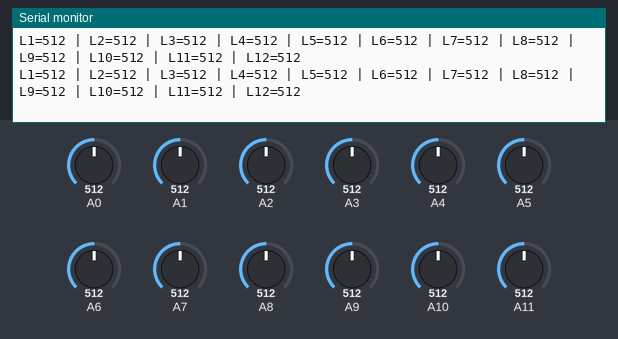
A sketch run on a simulated Arduino Mega 2560, built with avr-gcc and run on an emulated ATmega2560. Parts: the last lines printed to the serial monitor. The inputs (shaded band) are chosen by the test bench; at power-on: A0 = 512, A1 = 512, A2 = 512, A3 = 512, A4 = 512, A5 = 512, A6 = 512, A7 = 512, A8 = 512, A9 = 512, A10 = 512, A11 = 512.

Above: at 1.2 s.
1.3 s: A0 set to 716
At 1.36 s:
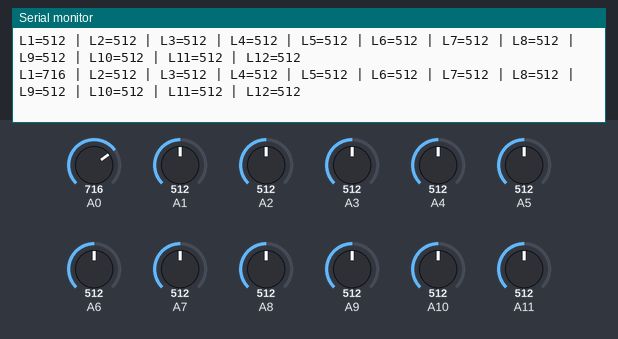
4.3 s: A1 set to 716
At 4.3 s:
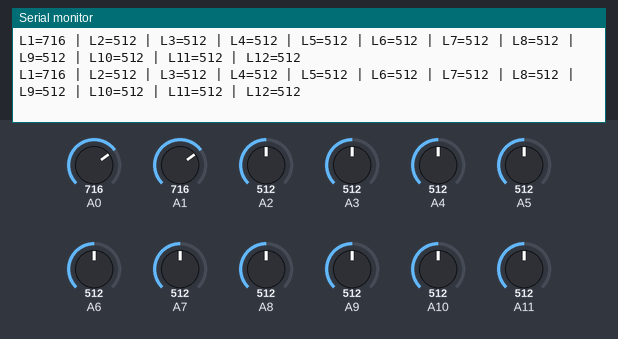
5.8 s: A2 set to 716
At 5.8 s:
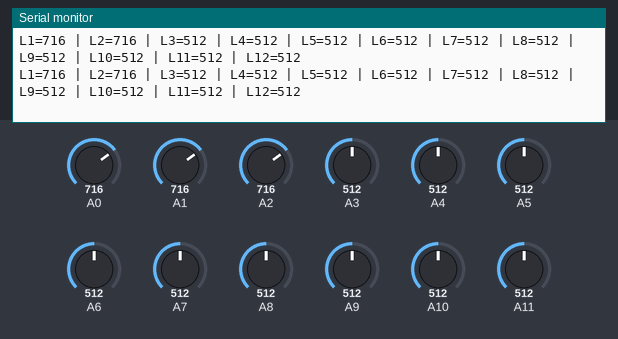
7.3 s: A3 set to 716
At 7.3 s:
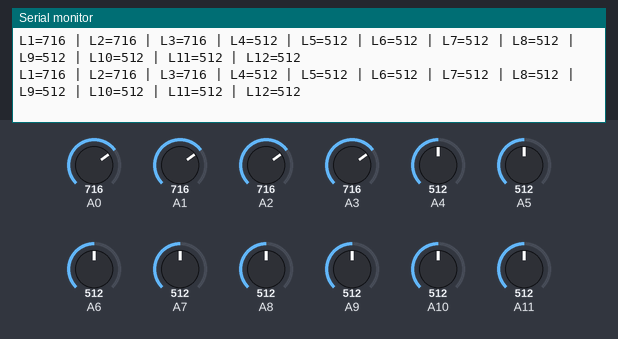
8.8 s: A4 set to 716
At 8.8 s:
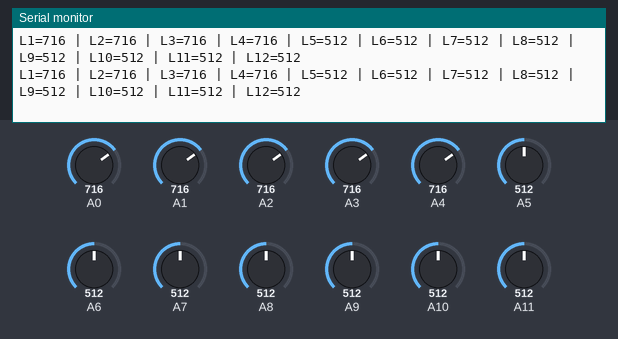
10.3 s: A5 set to 716
At 10.35 s:
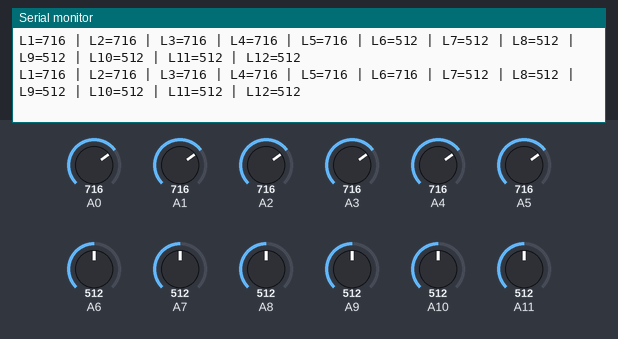

The sketch:

ldr2.ino
```cpp
/*
  ============================================================
  GIGA 1 - 12 LDRs
  ============================================================

  LDR 1  -> A0
  LDR 2  -> A1
  LDR 3  -> A2
  LDR 4  -> A3
  LDR 5  -> A4
  LDR 6  -> A5
  LDR 7  -> A6
  LDR 8  -> A7
  LDR 9  -> A8
  LDR 10 -> A9
  LDR 11 -> A10
  LDR 12 -> A11

  Comunicação:
  GIGA 1 TX1 -> GIGA 2 RX1
  GIGA 1 GND -> GIGA 2 GND

  Sem multiplexador.
*/

// ============================================================
// QUANTIDADE DE LDRs
// ============================================================

#define NUM_LDR 12

// ============================================================
// VETOR DOS VALORES DOS LDRs
// ============================================================

int ldr[NUM_LDR];

// ============================================================
// SETUP
// ============================================================

void setup() {

  // Serial para o computador
  Serial.begin(115200);

  // Serial1 para comunicação com o GIGA 2
  Serial1.begin(115200);

  Serial.println();
  Serial.println("======================================");
  Serial.println("          GIGA 1 - 12 LDRs");
  Serial.println("======================================");
  Serial.println("LDR1  -> A0");
  Serial.println("LDR2  -> A1");
  Serial.println("LDR3  -> A2");
  Serial.println("LDR4  -> A3");
  Serial.println("LDR5  -> A4");
  Serial.println("LDR6  -> A5");
  Serial.println("LDR7  -> A6");
  Serial.println("LDR8  -> A7");
  Serial.println("LDR9  -> A8");
  Serial.println("LDR10 -> A9");
  Serial.println("LDR11 -> A10");
  Serial.println("LDR12 -> A11");
  Serial.println();
  Serial.println("Sem multiplexador.");
  Serial.println("Iniciando leitura...");
  Serial.println();
}

// ============================================================
// LOOP
// ============================================================

void loop() {

  // Ler os 12 LDRs
  lerLDR();

  // Mostrar os valores
  mostrarLDR();

  // Enviar para o GIGA 2
  enviarLDR();

  delay(50);
}

// ============================================================
// LER OS 12 LDRs
// ============================================================

void lerLDR() {

  ldr[0]  = analogRead(A0);
  ldr[1]  = analogRead(A1);
  ldr[2]  = analogRead(A2);
  ldr[3]  = analogRead(A3);

  ldr[4]  = analogRead(A4);
  ldr[5]  = analogRead(A5);
  ldr[6]  = analogRead(A6);
  ldr[7]  = analogRead(A7);

  ldr[8]  = analogRead(A8);
  ldr[9]  = analogRead(A9);
  ldr[10] = analogRead(A10);
  ldr[11] = analogRead(A11);
}

// ============================================================
// MOSTRAR OS LDRs NO MONITOR SERIAL
// ============================================================

void mostrarLDR() {

  Serial.print("L1=");
  Serial.print(ldr[0]);

  Serial.print(" | L2=");
  Serial.print(ldr[1]);

  Serial.print(" | L3=");
  Serial.print(ldr[2]);

  Serial.print(" | L4=");
  Serial.print(ldr[3]);

  Serial.print(" | L5=");
  Serial.print(ldr[4]);

  Serial.print(" | L6=");
  Serial.print(ldr[5]);

  Serial.print(" | L7=");
  Serial.print(ldr[6]);

  Serial.print(" | L8=");
  Serial.print(ldr[7]);

  Serial.print(" | L9=");
  Serial.print(ldr[8]);

  Serial.print(" | L10=");
  Serial.print(ldr[9]);

  Serial.print(" | L11=");
  Serial.print(ldr[10]);

  Serial.print(" | L12=");
  Serial.println(ldr[11]);
}

// ============================================================
// ENVIAR OS LDRs PARA O GIGA 2
// ============================================================

void enviarLDR() {

  /*
    Formato enviado:

    <L1,L2,L3,L4,L5,L6,L7,L8,L9,L10,L11,L12>

    Exemplo:

    <1200,1300,1400,1500,900,800,700,600,1100,1200,1300,1400>
  */

  Serial1.print("<");

  Serial1.print(ldr[0]);
  Serial1.print(",");

  Serial1.print(ldr[1]);
  Serial1.print(",");

  Serial1.print(ldr[2]);
  Serial1.print(",");

  Serial1.print(ldr[3]);
  Serial1.print(",");

  Serial1.print(ldr[4]);
  Serial1.print(",");

  Serial1.print(ldr[5]);
  Serial1.print(",");

  Serial1.print(ldr[6]);
  Serial1.print(",");

  Serial1.print(ldr[7]);
  Serial1.print(",");

  Serial1.print(ldr[8]);
  Serial1.print(",");

  Serial1.print(ldr[9]);
  Serial1.print(",");

  Serial1.print(ldr[10]);
  Serial1.print(",");

  Serial1.print(ldr[11]);

  Serial1.println(">");
}
```

Measured:
- after the input at 1.3 s, the serial monitor: prints a new line after 0.05 s (image 1)
- after the input at 10.3 s, the serial monitor: prints a new line at once (image 6)
